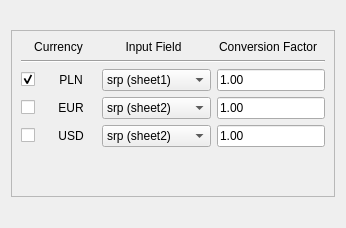
                   <widget class="QWidget" name="curr_scroll_area_contents_1">
                    <property name="geometry">
                     <rect>
                      <x>0</x>
                      <y>0</y>
                      <width>346</width>
                      <height>228</height>
                     </rect>
                    </property>
                    <layout class="QGridLayout" name="gridLayout">
                     <item row="0" column="0">
                      <widget class="QFrame" name="curr_frame_1">
                       <property name="sizePolicy">
                        <sizepolicy hsizetype="Expanding" vsizetype="Maximum">
                         <horstretch>0</horstretch>
                         <verstretch>0</verstretch>
                        </sizepolicy>
                       </property>
                       <property name="autoFillBackground">
                        <bool>false</bool>
                       </property>
                       <property name="frameShape">
                        <enum>QFrame::Shape::StyledPanel</enum>
                       </property>
                       <property name="frameShadow">
                        <enum>QFrame::Shadow::Raised</enum>
                       </property>
                       <layout class="QGridLayout" name="gridLayout_18">
                        <item row="2" column="0">
                         <widget class="QCheckBox" name="include_curr_10">
                          <property name="sizePolicy">
                           <sizepolicy hsizetype="Expanding" vsizetype="Fixed">
                            <horstretch>0</horstretch>
                            <verstretch>0</verstretch>
                           </sizepolicy>
                          </property>
                          <property name="text">
                           <string/>
                          </property>
                          <property name="checked">
                           <bool>true</bool>
                          </property>
                         </widget>
                        </item>
                        <item row="4" column="1">
                         <widget class="QLabel" name="curr_label_12">
                          <property name="sizePolicy">
                           <sizepolicy hsizetype="Expanding" vsizetype="Fixed">
                            <horstretch>0</horstretch>
                            <verstretch>0</verstretch>
                           </sizepolicy>
                          </property>
                          <property name="minimumSize">
                           <size>
                            <width>50</width>
                            <height>0</height>
                           </size>
                          </property>
                          <property name="text">
                           <string>USD</string>
                          </property>
                          <property name="alignment">
                           <set>Qt::AlignmentFlag::AlignCenter</set>
                          </property>
                         </widget>
                        </item>
                        <item row="2" column="1">
                         <widget class="QLabel" name="curr_label_10">
                          <property name="sizePolicy">
                           <sizepolicy hsizetype="Expanding" vsizetype="Fixed">
                            <horstretch>0</horstretch>
                            <verstretch>0</verstretch>
                           </sizepolicy>
                          </property>
                          <property name="minimumSize">
                           <size>
                            <width>50</width>
                            <height>0</height>
                           </size>
                          </property>
                          <property name="text">
                           <string>PLN</string>
                          </property>
                          <property name="alignment">
                           <set>Qt::AlignmentFlag::AlignCenter</set>
                          </property>
                         </widget>
                        </item>
                        <item row="4" column="4">
                         <widget class="QLineEdit" name="c_factor_ledit_12">
                          <property name="text">
                           <string>1.00</string>
                          </property>
                         </widget>
                        </item>
                        <item row="4" column="0">
                         <widget class="QCheckBox" name="include_curr_12">
                          <property name="text">
                           <string/>
                          </property>
                         </widget>
                        </item>
                        <item row="2" column="4">
                         <widget class="QLineEdit" name="c_factor_ledit_10">
                          <property name="text">
                           <string>1.00</string>
                          </property>
                         </widget>
                        </item>
                        <item row="0" column="3" colspan="2">
                         <widget class="QLabel" name="header_cf_label_1">
                          <property name="sizePolicy">
                           <sizepolicy hsizetype="Expanding" vsizetype="Fixed">
                            <horstretch>0</horstretch>
                            <verstretch>0</verstretch>
                           </sizepolicy>
                          </property>
                          <property name="text">
                           <string>Conversion Factor</string>
                          </property>
                          <property name="alignment">
                           <set>Qt::AlignmentFlag::AlignCenter</set>
                          </property>
                         </widget>
                        </item>
                        <item row="3" column="0">
                         <widget class="QCheckBox" name="include_curr_11">
                          <property name="text">
                           <string/>
                          </property>
                         </widget>
                        </item>
                        <item row="0" column="2">
                         <widget class="QLabel" name="header_input_label_1">
                          <property name="sizePolicy">
                           <sizepolicy hsizetype="Expanding" vsizetype="Fixed">
                            <horstretch>0</horstretch>
                            <verstretch>0</verstretch>
                           </sizepolicy>
                          </property>
                          <property name="text">
                           <string>Input Field</string>
                          </property>
                          <property name="alignment">
                           <set>Qt::AlignmentFlag::AlignCenter</set>
                          </property>
                         </widget>
                        </item>
                        <item row="3" column="4">
                         <widget class="QLineEdit" name="c_factor_ledit_11">
                          <property name="text">
                           <string>1.00</string>
                          </property>
                         </widget>
                        </item>
                        <item row="3" column="1">
                         <widget class="QLabel" name="curr_label_11">
                          <property name="sizePolicy">
                           <sizepolicy hsizetype="Expanding" vsizetype="Fixed">
                            <horstretch>0</horstretch>
                            <verstretch>0</verstretch>
                           </sizepolicy>
                          </property>
                          <property name="minimumSize">
                           <size>
                            <width>50</width>
                            <height>0</height>
                           </size>
                          </property>
                          <property name="text">
                           <string>EUR</string>
                          </property>
                          <property name="alignment">
                           <set>Qt::AlignmentFlag::AlignCenter</set>
                          </property>
                         </widget>
                        </item>
                        <item row="3" column="2" colspan="2">
                         <widget class="QComboBox" name="curr_field_combo_11">
                          <property name="sizePolicy">
                           <sizepolicy hsizetype="Expanding" vsizetype="Preferred">
                            <horstretch>0</horstretch>
                            <verstretch>0</verstretch>
                           </sizepolicy>
                          </property>
                          <property name="maximumSize">
                           <size>
                            <width>200</width>
                            <height>16777215</height>
                           </size>
                          </property>
                          <property name="sizeAdjustPolicy">
                           <enum>QComboBox::SizeAdjustPolicy::AdjustToContentsOnFirstShow</enum>
                          </property>
                          <property name="frame">
                           <bool>true</bool>
                          </property>
                          <property name="labelDrawingMode">
                           <enum>QComboBox::LabelDrawingMode::UseStyle</enum>
                          </property>
                          <item>
                           <property name="text">
                            <string>srp (sheet2)</string>
                           </property>
                          </item>
                          <item>
                           <property name="text">
                            <string>name (sheet2)</string>
                           </property>
                          </item>
                         </widget>
                        </item>
                        <item row="0" column="0" colspan="2">
                         <widget class="QLabel" name="header_curr_label_1">
                          <property name="sizePolicy">
                           <sizepolicy hsizetype="Expanding" vsizetype="Fixed">
                            <horstretch>0</horstretch>
                            <verstretch>0</verstretch>
                           </sizepolicy>
                          </property>
                          <property name="text">
                           <string>Currency</string>
                          </property>
                          <property name="alignment">
                           <set>Qt::AlignmentFlag::AlignCenter</set>
                          </property>
                         </widget>
                        </item>
                        <item row="2" column="2" colspan="2">
                         <widget class="QComboBox" name="curr_field_combo_10">
                          <property name="sizePolicy">
                           <sizepolicy hsizetype="Expanding" vsizetype="Preferred">
                            <horstretch>0</horstretch>
                            <verstretch>0</verstretch>
                           </sizepolicy>
                          </property>
                          <property name="maximumSize">
                           <size>
                            <width>200</width>
                            <height>16777215</height>
                           </size>
                          </property>
                          <property name="sizeAdjustPolicy">
                           <enum>QComboBox::SizeAdjustPolicy::AdjustToContentsOnFirstShow</enum>
                          </property>
                          <property name="frame">
                           <bool>true</bool>
                          </property>
                          <property name="labelDrawingMode">
                           <enum>QComboBox::LabelDrawingMode::UseStyle</enum>
                          </property>
                          <item>
                           <property name="text">
                            <string>srp (sheet1)</string>
                           </property>
                          </item>
                          <item>
                           <property name="text">
                            <string>name (sheet2)</string>
                           </property>
                          </item>
                         </widget>
                        </item>
                        <item row="1" column="0" colspan="5">
                         <widget class="Line" name="curr_split_line_1">
                          <property name="sizePolicy">
                           <sizepolicy hsizetype="Expanding" vsizetype="Fixed">
                            <horstretch>0</horstretch>
                            <verstretch>0</verstretch>
                           </sizepolicy>
                          </property>
                          <property name="orientation">
                           <enum>Qt::Orientation::Horizontal</enum>
                          </property>
                         </widget>
                        </item>
                        <item row="5" column="2">
                         <spacer name="verticalSpacer_3">
                          <property name="orientation">
                           <enum>Qt::Orientation::Vertical</enum>
                          </property>
                          <property name="sizeHint" stdset="0">
                           <size>
                            <width>20</width>
                            <height>40</height>
                           </size>
                          </property>
                         </spacer>
                        </item>
                        <item row="4" column="2" colspan="2">
                         <widget class="QComboBox" name="curr_field_combo_12">
                          <property name="sizePolicy">
                           <sizepolicy hsizetype="Expanding" vsizetype="Preferred">
                            <horstretch>0</horstretch>
                            <verstretch>0</verstretch>
                           </sizepolicy>
                          </property>
                          <property name="maximumSize">
                           <size>
                            <width>200</width>
                            <height>16777215</height>
                           </size>
                          </property>
                          <property name="sizeAdjustPolicy">
                           <enum>QComboBox::SizeAdjustPolicy::AdjustToContentsOnFirstShow</enum>
                          </property>
                          <property name="frame">
                           <bool>true</bool>
                          </property>
                          <property name="labelDrawingMode">
                           <enum>QComboBox::LabelDrawingMode::UseStyle</enum>
                          </property>
                          <item>
                           <property name="text">
                            <string>srp (sheet2)</string>
                           </property>
                          </item>
                          <item>
                           <property name="text">
                            <string>name (sheet2)</string>
                           </property>
                          </item>
                         </widget>
                        </item>
                       </layout>
                      </widget>
                     </item>
                    </layout>
                   </widget>
